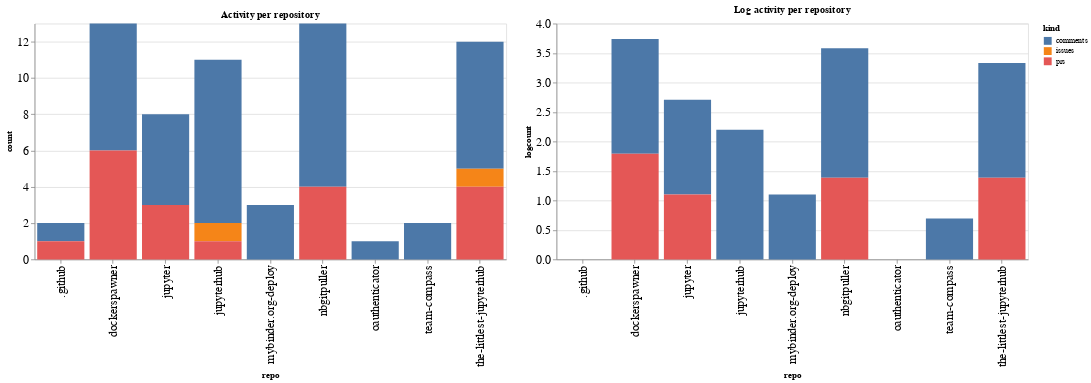

Notebook code for this chart:
### Code cell
ch1 = alt.Chart(repo_summaries, width=600, title="Activity per repository").mark_bar().encode(
    x='repo',
    y='count',
    color='kind',
    tooltip="kind"
)

ch2 = alt.Chart(repo_summaries, width=600, title="Log activity per repository").mark_bar().encode(
    x='repo',
    y='logcount',
    color='kind',
    tooltip="kind"
)

ch1 | ch2

### Figure 1 — Vega-Lite specification as saved in the notebook (floating-point values rounded to 4 significant figures)
{"config": {"axisLeft": {"labelFontSize": 15}, "axisBottom": {"labelFontSize": 15}}, "hconcat": [{"mark": "bar", "encoding": {"color": {"type": "nominal", "field": "kind"}, "tooltip": {"type": "nominal", "field": "kind"}, "x": {"type": "nominal", "field": "repo"}, "y": {"type": "quantitative", "field": "count"}}, "title": "Activity per repository", "width": 600}, {"mark": "bar", "encoding": {"color": {"type": "nominal", "field": "kind"}, "tooltip": {"type": "nominal", "field": "kind"}, "x": {"type": "nominal", "field": "repo"}, "y": {"type": "quantitative", "field": "logcount"}}, "title": "Log activity per repository", "width": 600}], "data": {"name": "data-f99c2c89c53fcb79ab4ed75e300c78f9"}, "$schema": "https://vega.github.io/schema/vega-lite/v4.8.1.json", "datasets": {"data-f99c2c89c53fcb79ab4ed75e300c78f9": [{"repo": ".github", "kind": "comments", "count": 1, "logcount": 0.0}, {"repo": ".github", "kind": "prs", "count": 1, "logcount": 0.0}, {"repo": "dockerspawner", "kind": "comments", "count": 7, "logcount": 1.946}, {"repo": "dockerspawner", "kind": "prs", "count": 6, "logcount": 1.792}, {"repo": "jupyter", "kind": "comments", "count": 5, "logcount": 1.609}, {"repo": "jupyter", "kind": "prs", "count": 3, "logcount": 1.099}, {"repo": "jupyterhub", "kind": "comments", "count": 9, "logcount": 2.197}, {"repo": "jupyterhub", "kind": "issues", "count": 1, "logcount": 0.0}, {"repo": "jupyterhub", "kind": "prs", "count": 1, "logcount": 0.0}, {"repo": "mybinder.org-deploy", "kind": "comments", "count": 3, "logcount": 1.099}, {"repo": "nbgitpuller", "kind": "comments", "count": 9, "logcount": 2.197}, {"repo": "nbgitpuller", "kind": "prs", "count": 4, "logcount": 1.386}, {"repo": "oauthenticator", "kind": "comments", "count": 1, "logcount": 0.0}, {"repo": "team-compass", "kind": "comments", "count": 2, "logcount": 0.6931}, {"repo": "the-littlest-jupyterhub", "kind": "comments", "count": 7, "logcount": 1.946}, {"repo": "the-littlest-jupyterhub", "kind": "issues", "count": 1, "logcount": 0.0}, {"repo": "the-littlest-jupyterhub", "kind": "prs", "count": 4, "logcount": 1.386}]}}
